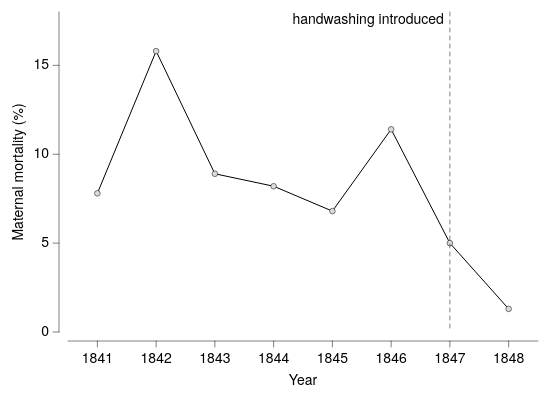

Write the Vega-Lite specification saved for this chart.
### Vega-Lite specification from a JSON file in a GitHub repository (floating-point values rounded to 4 significant figures)
{"background": null, "config": {"arc": {"fill": "#DBDBDB", "fillOpacity": 1.0, "innerRadius": 40.0, "padAngle": 0.03, "stroke": "black", "strokeOpacity": 1, "strokeWidth": 0.25}, "area": {"fill": "#DBDBDB", "fillOpacity": 1.0, "stroke": "black", "strokeOpacity": 1, "strokeWidth": 0.25}, "axis": {"domain": true, "domainCap": "round", "domainColor": "black", "domainWidth": 0.25, "grid": false, "gridCap": "round", "gridColor": "#F1F1F1", "gridDash": [0, 0], "gridOpacity": 1.0, "gridWidth": 0.25, "labelColor": "black", "labelFont": "Helvetica Neue, HelveticaNeue, Helvetica, Arial, sans-serif", "labelFontSize": 7, "labelFontStyle": "normal", "labelFontWeight": 400, "offset": 4.5, "ticks": true, "tickCap": "round", "tickColor": "black", "tickRound": false, "tickSize": 3, "tickWidth": 0.25, "titleColor": "black", "titleFont": "Helvetica Neue, HelveticaNeue, Helvetica, Arial, sans-serif", "titleFontSize": 7, "titleFontStyle": "normal", "titleFontWeight": 400}, "axisX": {"domain": true, "labelAlign": "center", "labelAngle": 0, "labels": true, "ticks": true, "translate": 0}, "axisY": {"domain": true, "labelAlign": "right", "labelAngle": 0, "labels": true, "ticks": true, "translate": 0}, "axisRight": {"domain": true, "labelAlign": "left", "labelAngle": 0, "labels": true, "ticks": true, "translate": 0}, "axisTop": {"domain": true, "labelAlign": "center", "labelAngle": 0, "labels": true, "ticks": true, "translate": 0}, "axisBand": {"tickOffset": 0}, "bar": {"fill": "#DBDBDB", "fillOpacity": 1.0, "stroke": "black", "strokeOpacity": 1, "strokeWidth": 0.25}, "boxplot": {"size": 14.4, "ticks": {"cornerRadius": 0.25, "fill": "black", "opacity": 1, "size": 7.2, "thickness": 0.25}, "box": {"fillOpacity": 1.0, "stroke": "black", "strokeOpacity": 1, "strokeWidth": 0.25}, "median": {"cornerRadius": 0, "fill": "black", "fillOpacity": 1.0, "opacity": 1, "size": 14.4, "thickness": 0.25}, "rule": {"fill": "black", "fillOpacity": 1.0, "size": 16.0, "stroke": "black", "strokeDash": [0, 0], "strokeOpacity": 1, "strokeWidth": 0.25}, "outliers": {"color": "black", "fill": "black", "fillOpacity": 1.0, "size": 0, "stroke": "black", "strokeOpacity": 1, "strokeWidth": 0.25}}, "circle": {"fill": "black", "fillOpacity": 1.0, "size": 2.0, "stroke": null, "strokeOpacity": 1, "strokeWidth": 0.25}, "errorband": {"band": {"fillOpacity": 0.6, "stroke": null, "strokeWidth": 0.25, "strokeOpacity": 1}, "borders": {"opacity": 0, "strokeOpacity": 0.25, "strokeWidth": 1}}, "errorbar": {"opacity": 1, "rule": {"strokeDash": [0, 0], "strokeWidth": 0.25}, "ticks": {"color": "black", "cornerRadius": 0.125, "opacity": 1, "size": 9.6, "thickness": 0.25}, "thickness": 0.25}, "font": "Helvetica Neue, HelveticaNeue, Helvetica, Arial, sans-serif", "geoshape": {"fill": "#DBDBDB", "fillOpacity": 1.0, "stroke": "black", "strokeOpacity": 1, "strokeWidth": 0.25}, "header": {"labelColor": "black", "labelFont": "Helvetica Neue, HelveticaNeue, Helvetica, Arial, sans-serif", "labelFontSize": 7, "labelFontStyle": "normal", "labelFontWeight": 400, "titleColor": "black", "titleFont": "Helvetica Neue, HelveticaNeue, Helvetica, Arial, sans-serif", "titleFontSize": 7, "titleFontStyle": "normal", "titleFontWeight": 400, "titlePadding": 0}, "legend": {"disable": false, "offset": 4.5, "titlePadding": 4, "labelOffset": 2, "gradientLabelOffset": 2, "gradientLength": 80.0, "gradientThickness": 8.0, "gradientOpacity": 1.0, "gradientStrokeColor": "black", "gradientStrokeWidth": 0.25, "labelColor": "black", "labelFont": "Helvetica Neue, HelveticaNeue, Helvetica, Arial, sans-serif", "labelFontSize": 7, "labelFontStyle": "normal", "labelFontWeight": 400, "strokeColor": "black", "strokeWidth": 0, "symbolSize": 42, "symbolStrokeColor": "black", "symbolStrokeWidth": 0.25, "titleColor": "black", "titleFont": "Helvetica Neue, HelveticaNeue, Helvetica, Arial, sans-serif", "titleFontSize": 7, "titleFontStyle": "normal", "titleFontWeight": 400}, "line": {"color": "black", "stroke": "black", "strokeCap": "butt", "strokeDash": [0, 0], "strokeOpacity": 1, "strokeWidth": 0.5}, "point": {"filled": true, "fill": "#DBDBDB", "fillOpacity": 1.0, "size": 8.0, "stroke": "black", "strokeOpacity": 1, "strokeWidth": 0.25}, "range": {"category": ["#5CA7B1", "#B7D0EE", "#B7B3E4", "#B3DAB5", "#F5E1B3", "#3D727B", "#809DC7", "#867DAC", "#80A988", "#CBB17A", "#204148", "#546B94", "#584C77", "#507B5F", "#9D824D"], "diverging": {"scheme": ["#6F572A", "#876E43", "#9E875F", "#B5A17F", "#CABBA2", "#DCD6CC", "#F4F1E9", "#C9D7DA", "#9DBFC6", "#78A5AF", "#558B96", "#36717C", "#1A5762"]}, "heatmap": {"scheme": ["#32022B", "#43044D", "#4C196E", "#4D338C", "#484DA6", "#3A68BB", "#1D83CA", "#1D9CCB", "#23B5C9", "#28CDC5", "#4DE0B4", "#91EE9F"]}, "ordinal": {"scheme": ["#F1F1F1", "#DBDBDB", "#C6C6C6", "#B2B2B2", "#9D9D9D", "#898989", "#767676", "#636363", "#515151", "#404040", "#2F2F2F", "#1F1F1F"]}, "ramp": {"scheme": ["#32022B", "#43044D", "#4C196E", "#4D338C", "#484DA6", "#3A68BB", "#1D83CA", "#1D9CCB", "#23B5C9", "#28CDC5", "#4DE0B4", "#91EE9F"]}}, "rule": {"color": "black", "stroke": "black", "strokeCap": "round", "strokeDash": [2, 2], "strokeOpacity": 1, "strokeWidth": 0.25}, "scale": {"bandPaddingInner": 0.1, "bandPaddingOuter": 0.1, "round": false}, "rect": {"fill": "#DBDBDB", "fillOpacity": 1.0, "stroke": "black", "strokeOpacity": 1, "strokeWidth": 0.25}, "square": {"fill": "#DBDBDB", "fillOpacity": 1.0, "size": 16.0, "stroke": "black", "strokeOpacity": 1, "strokeWidth": 0.25}, "text": {"color": "black", "font": "Helvetica Neue, HelveticaNeue, Helvetica, Arial, sans-serif", "fontSize": 7, "fontStyle": "normal", "fontWeight": 400}, "tick": {"color": "black", "cornerRadius": 0.125, "opacity": 1.0, "size": 14.4, "thickness": 0.25}, "title": {"anchor": "middle", "frame": "group", "color": "black", "font": "Helvetica Neue, HelveticaNeue, Helvetica, Arial, sans-serif", "fontSize": 7, "fontStyle": "normal", "fontWeight": 400, "subtitleColor": "black", "subtitleFont": "Helvetica Neue, HelveticaNeue, Helvetica, Arial, sans-serif", "subtitleFontSize": "Helvetica Neue, HelveticaNeue, Helvetica, Arial, sans-serif", "subtitleFontStyle": "normal", "subtitleFontWeight": 400}, "trail": {"color": "black", "opacity": 1, "size": 0.5}, "view": {"continuousWidth": 235, "continuousHeight": 160, "discreteWidth": 235, "discreteHeight": 160, "fill": null, "stroke": null, "strokeWidth": 0.25}}, "layer": [{"data": {"name": "data-90cee84db8473ff1f3334d04451f5511"}, "mark": {"type": "line", "point": true}, "encoding": {"x": {"axis": {"format": "d"}, "field": "year", "scale": {"domain": [1840.0, 1848.0], "nice": false}, "title": "Year", "type": "quantitative"}, "y": {"field": "mortality", "scale": {"domain": [0, 18], "nice": false}, "title": "Maternal mortality (%)", "type": "quantitative"}}}, {"layer": [{"data": {"values": [{"__dysonsphere__": 1}]}, "mark": {"type": "rule", "opacity": 1.0}, "encoding": {"x": {"datum": 1847.0}}}, {"data": {"values": [{"__dysonsphere__": 1}]}, "mark": {"type": "text", "align": "right", "baseline": "top", "dx": -3, "dy": 0, "fontSize": 7}, "encoding": {"text": {"value": "handwashing introduced"}, "x": {"datum": 1847.0}, "y": {"value": 0}}}]}], "$schema": "https://vega.github.io/schema/vega-lite/v6.4.1.json", "datasets": {"data-90cee84db8473ff1f3334d04451f5511": [{"year": 1841, "mortality": 7.8}, {"year": 1842, "mortality": 15.8}, {"year": 1843, "mortality": 8.9}, {"year": 1844, "mortality": 8.2}, {"year": 1845, "mortality": 6.8}, {"year": 1846, "mortality": 11.4}, {"year": 1847, "mortality": 5.0}, {"year": 1848, "mortality": 1.3}]}}
